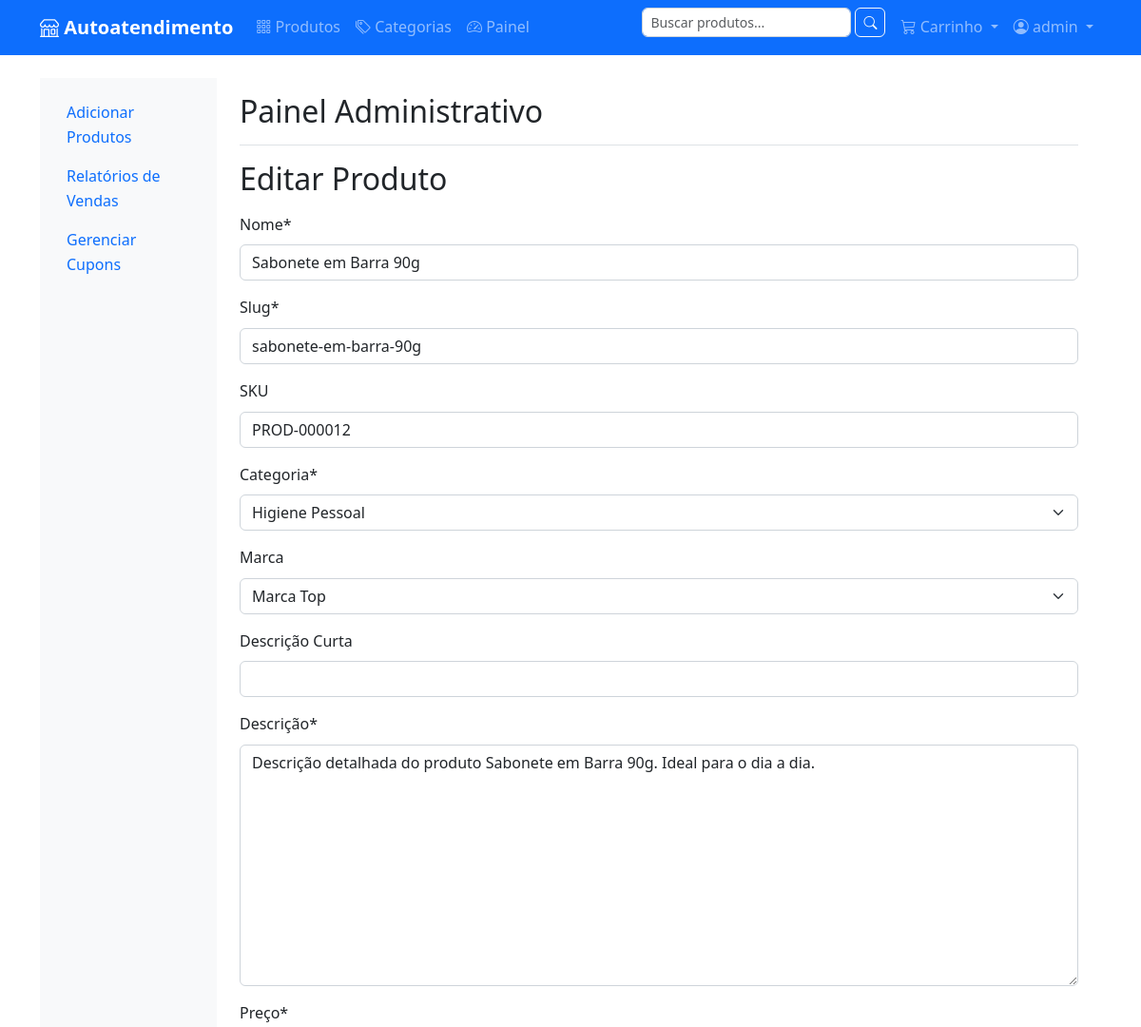
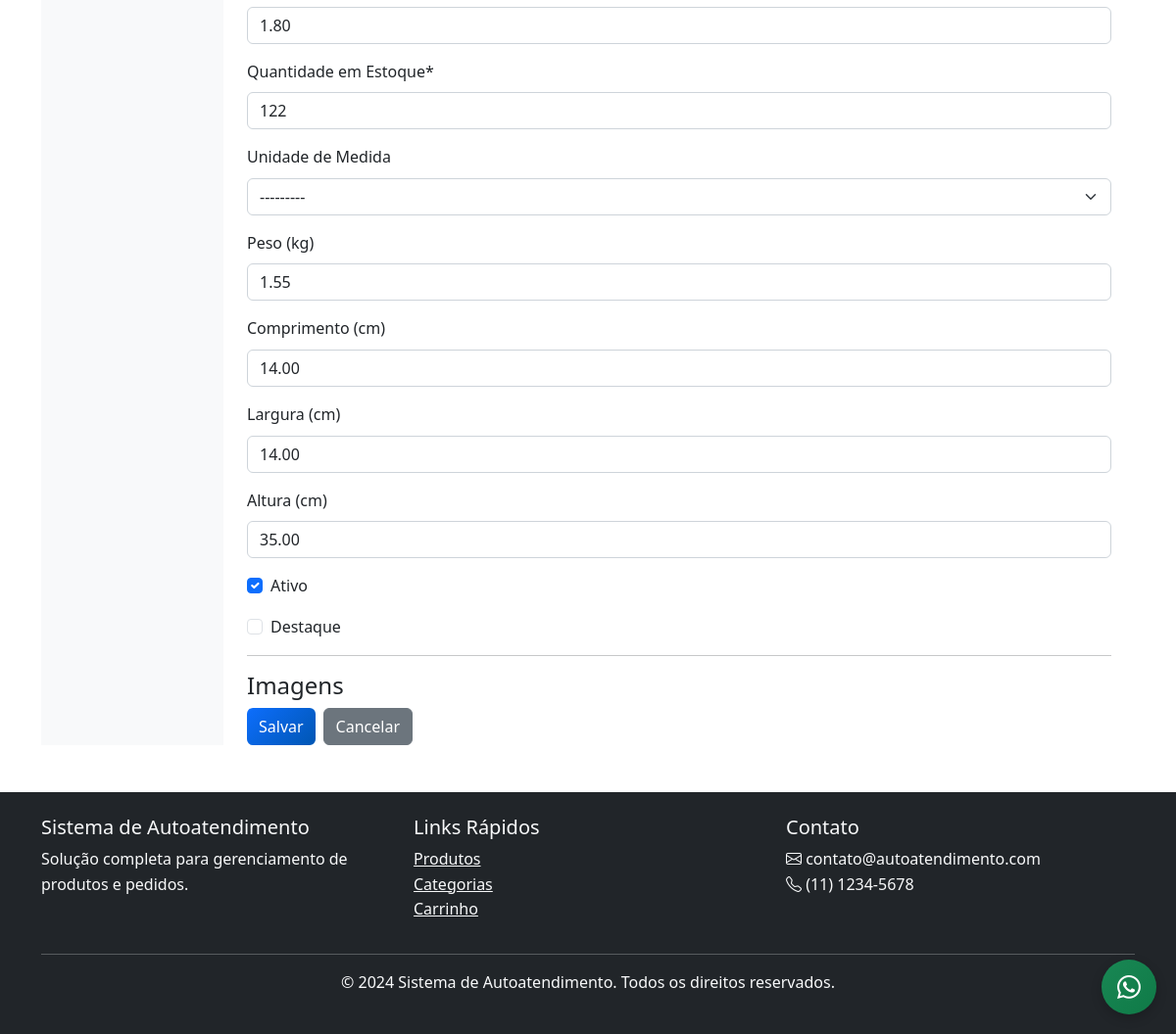
The page /painel/produtos/12/editar/ (signed in) on the database its author committed (2 pictures, top to bottom).
### products/models.py (models this page shows, shortened)
class Product(models.Model):
    name = models.CharField('Nome', max_length=200)
    slug = models.SlugField('Slug', unique=True, max_length=200)
    category = models.ForeignKey(
        Category,
        on_delete=models.CASCADE,
        verbose_name='Categoria'
    )
    brand = models.ForeignKey(
        Brand,
        on_delete=models.SET_NULL,
        null=True,
        blank=True,
        verbose_name='Marca'
    )
    description = models.TextField('Descrição')
    short_description = models.CharField('Descrição Curta', max_length=255, blank=True)
    price = models.DecimalField('Preço', max_digits=10, decimal_places=2)
    stock_quantity = models.PositiveIntegerField('Quantidade em Estoque', default=0)
    sku = models.CharField('SKU', max_length=50, unique=True, blank=True)
    class UnitOfMeasure(models.TextChoices):
        ML = 'ML', 'Mililitro (ml)'
        L = 'L', 'Litro (L)'
        KG = 'KG', 'Quilograma (kg)'
        G = 'G', 'Grama (g)'
    weight = models.DecimalField('Peso (kg)', max_digits=8, decimal_places=2, null=True, blank=True)
    length = models.DecimalField('Comprimento (cm)', max_digits=8, decimal_places=2, null=True, blank=True)
    width = models.DecimalField('Largura (cm)', max_digits=8, decimal_places=2, null=True, blank=True)
    height = models.DecimalField('Altura (cm)', max_digits=8, decimal_places=2, null=True, blank=True)
    unit = models.CharField(
        'Unidade de Medida',
        max_length=5,
        choices=UnitOfMeasure.choices,
        null=True,
        blank=True
    )
    is_active = models.BooleanField('Ativo', default=True)
    is_featured = models.BooleanField('Destaque', default=False)
    created_at = models.DateTimeField('Criado em', auto_now_add=True)
    updated_at = models.DateTimeField('Atualizado em', auto_now=True)
    class Meta:
        verbose_name = 'Produto'
        verbose_name_plural = 'Produtos'
        ordering = ['-created_at']
        indexes = [
            models.Index(fields=['category', 'is_active']),
            models.Index(fields=['brand', 'is_active']),
            models.Index(fields=['price']),
            models.Index(fields=['created_at']),
        ]

class Category(models.Model):
    name = models.CharField('Nome', max_length=100)
    slug = models.SlugField('Slug', unique=True, max_length=100)
    parent = models.ForeignKey(
        'self',
        null=True,
        blank=True,
        on_delete=models.CASCADE,
        related_name='children',
        verbose_name='Categoria Pai'
    )
    description = models.TextField('Descrição', blank=True)
    image = models.ImageField('Imagem', upload_to='categories/', blank=True)
    is_active = models.BooleanField('Ativo', default=True)
    created_at = models.DateTimeField('Criado em', auto_now_add=True)
    updated_at = models.DateTimeField('Atualizado em', auto_now=True)
    class Meta:
        verbose_name = 'Categoria'
        verbose_name_plural = 'Categorias'
        ordering = ['name']
    def __str__(self):
        return self.name

class Brand(models.Model):
    name = models.CharField('Nome', max_length=100, unique=True)
    slug = models.SlugField('Slug', unique=True, max_length=100)
    description = models.TextField('Descrição', blank=True)
    logo = models.ImageField('Logo', upload_to='brands/', blank=True)
    is_active = models.BooleanField('Ativo', default=True)
    created_at = models.DateTimeField('Criado em', auto_now_add=True)
    class Meta:
        verbose_name = 'Marca'
        verbose_name_plural = 'Marcas'
        ordering = ['name']
    def __str__(self):
        return self.name

### products/admin_views.py (the view, shortened to what this page needs)
# urls.py: path('produtos/<int:pk>/editar/', admin_views.ProductAdminUpdateView.as_view(), name='produtos_update'),
class ProductAdminUpdateView(StaffRequiredMixin, UpdateView):
    model = Product
    form_class = ProductForm
    template_name = 'painel/produtos/form.html'
    success_url = reverse_lazy('painel:produtos_list')
    def get_context_data(self, **kwargs):
        ctx = super().get_context_data(**kwargs)
        if self.request.POST:
            ctx['inlines'] = ProductImageInlineFormSet(self.request.POST, self.request.FILES, instance=self.object)
        else:
            ctx['inlines'] = ProductImageInlineFormSet(instance=self.object)
        return ctx

### products/forms.py (shortened to what this page needs)
class ProductForm(forms.ModelForm):
    class Meta:
        model = Product
        fields = [
            'name', 'slug', 'sku', 'category', 'brand',
            'short_description', 'description',
            'price', 'stock_quantity', 'unit',
            'weight', 'length', 'width', 'height',
            'is_active', 'is_featured',
        ]

### cart/context_processors.py (called while the page is built)
def cart(request):
    session_key = request.session.session_key
    if not session_key:
        return {'cart': None, 'cart_total': 0, 'cart_amount': 0}
    try:
        cart = Cart.objects.get(session_key=session_key)
        return {
            'cart': cart,
            'cart_total': cart.total_items,
            'cart_amount': cart.total_amount
        }
    except Cart.DoesNotExist:
        return {'cart': None, 'cart_total': 0, 'cart_amount': 0}

### products/admin_views.py (called while the page is built)
    def test_func(self):
        return self.request.user.is_staff

### templates/painel/produtos/form.html (shortened to what this page needs)
{% extends "painel/base_painel.html" %}
{% load crispy_forms_tags %}
{% block painel_content %}
<h2>{% if action == 'create' %}Novo Produto{% else %}Editar Produto{% endif %}</h2>
<form method="post" enctype="multipart/form-data" class="mt-3">
  {{ form|crispy }}
  <hr>
  <h4>Imagens</h4>
  <div class="mt-3 d-flex gap-2">
    <button type="submit" class="btn btn-primary">Salvar</button>
    <a href="{% url 'painel:produtos_list' %}" class="btn btn-secondary">Cancelar</a>
  </div>
</form>
{% endblock %}

### templates/base.html (shortened to what this page needs)
{% load static %}
<!DOCTYPE html>
<html lang="pt-br">
<head>
    <link href="https://cdn.jsdelivr.net/npm/bootstrap@5.3.0/dist/css/bootstrap.min.css" rel="stylesheet">
    <link rel="stylesheet" href="https://cdn.jsdelivr.net/npm/bootstrap-icons@1.10.0/font/bootstrap-icons.css">
    <link rel="stylesheet" href="{% static 'css/style.css' %}">
</head>
<body>
    <nav class="navbar navbar-expand-lg navbar-dark bg-primary">
        <div class="container">
            <a class="navbar-brand" href="{% url 'home' %}">
                <i class="bi bi-shop"></i> Autoatendimento
            </a>
            <div class="collapse navbar-collapse" id="navbarNav">
                <ul class="navbar-nav me-auto">
                    <li class="nav-item">
                        <a class="nav-link" href="{% url 'products:product_list' %}">
                            <i class="bi bi-grid-3x3-gap"></i> Produtos
                        </a>
                    </li>
                    <li class="nav-item">
                        <a class="nav-link" href="{% url 'products:category_list' %}">
                            <i class="bi bi-tags"></i> Categorias
                        </a>
                    </li>
                    {% if request.user.is_staff %}
                    <li class="nav-item">
                        <a class="nav-link" href="{% url 'painel:home' %}">
                            <i class="bi bi-speedometer2"></i> Painel
                        </a>
                    </li>
                    {% endif %}
                </ul>
                <ul class="navbar-nav">
                    <li class="nav-item">
                        <form class="d-flex me-2" method="get" action="{% url 'products:product_list' %}">
                            <input class="form-control form-control-sm" type="search" name="q" placeholder="Buscar produtos..." value="{{ request.GET.q }}">
                            <button class="btn btn-outline-light btn-sm ms-1" type="submit">
                                <i class="bi bi-search"></i>
                            </button>
                        </form>
                    </li>
                    <li class="nav-item dropdown">
                        <a class="nav-link dropdown-toggle" href="#" id="cartDropdown" role="button" data-bs-toggle="dropdown">
                            <i class="bi bi-cart3"></i>
                            Carrinho
                        </a>
                    </li>
                    {% if user.is_authenticated %}
                        <li class="nav-item dropdown">
                            <a class="nav-link dropdown-toggle" href="#" id="userDropdown" role="button" data-bs-toggle="dropdown">
                                <i class="bi bi-person-circle"></i> {{ user.first_name|default:user.username }}
                            </a>
                        </li>
                    {% else %}
                        <li class="nav-item">
                            <a class="nav-link" href="{% url 'accounts:login' %}">
                                <i class="bi bi-box-arrow-in-right"></i> Entrar
                            </a>
                        </li>
                    {% endif %}
                </ul>
            </div>
        </div>
    </nav>
    <main class="container my-4">
        {% block content %}{% endblock %}
    </main>
    <footer class="bg-dark text-light py-4 mt-5">
        <div class="container">
            <div class="row">
                <div class="col-md-4">
                    <h5>Sistema de Autoatendimento</h5>
                    <p>Solução completa para gerenciamento de produtos e pedidos.</p>
                </div>
                <div class="col-md-4">
                    <h5>Links Rápidos</h5>
                    <ul class="list-unstyled">
                        <li><a href="{% url 'products:product_list' %}" class="text-light">Produtos</a></li>
                        <li><a href="{% url 'products:category_list' %}" class="text-light">Categorias</a></li>
                        <li><a href="{% url 'cart:cart_detail' %}" class="text-light">Carrinho</a></li>
                    </ul>
                </div>
                <div class="col-md-4">
                    <h5>Contato</h5>
                    <p>
                        <i class="bi bi-envelope"></i> contato@autoatendimento.com<br>
                        <i class="bi bi-telephone"></i> (11) 1234-5678
                    </p>
                </div>
            </div>
            <hr>
            <div class="text-center">
                <p>&copy; 2024 Sistema de Autoatendimento. Todos os direitos reservados.</p>
            </div>
        </div>
    </footer>
        <a href="https://wa.me/qr/ANLDIFB7UZTSL1"
           class="btn btn-success d-flex align-items-center justify-content-center"
           target="_blank" rel="noopener" aria-label="Abrir WhatsApp"
           style="position: fixed; bottom: 20px; right: 20px; width: 56px; height: 56px; border-radius: 50%; box-shadow: 0 4px 12px rgba(0,0,0,.2); z-index: 1050;">
            <i class="bi bi-whatsapp fs-4"></i>
        </a>
</body>
</html>

### static/css/style.css (style rules this page uses)
:root { --primary-color: #0d6efd; --secondary-color: #6c757d; --success-color: #198754; --danger-color: #dc3545; --warning-color: #ffc107; --info-color: #0dcaf0; --light-color: #f8f9fa; --dark-color: #212529; }
body { font-family: 'Segoe UI', Tahoma, Geneva, Verdana, sans-serif; line-height: 1.6; color: var(--dark-color); }
.navbar-brand { font-weight: bold; font-size: 1.25rem; }
.navbar-nav .nav-link { font-weight: 500; transition: color 0.3s ease; }
.btn { border-radius: 6px; font-weight: 500; transition: all 0.3s ease; }
.btn-primary { background: linear-gradient(135deg, var(--primary-color), #0056b3); border: none; }
.btn-success { background: linear-gradient(135deg, var(--success-color), #0f7a47); border: none; }
.form-control, .form-select { border-radius: 6px; border: 1px solid #ced4da; }

### rows shown on the page
Product: name "Sabonete em Barra 90g", slug "sabonete-em-barra-90g", sku "PROD-000012", category "Higiene Pessoal", brand "Marca Top", description "Descrição detalhada do produto Sabonete em Barra 90g. Ideal para o dia a dia.", price "1.80", stock_quantity "122", unit "---------", weight "1.55", length "14.00", width "14.00", height "35.00", is_active "☑"

### other values the page prints
{{ user.first_name|default:user.username }} "admin"
